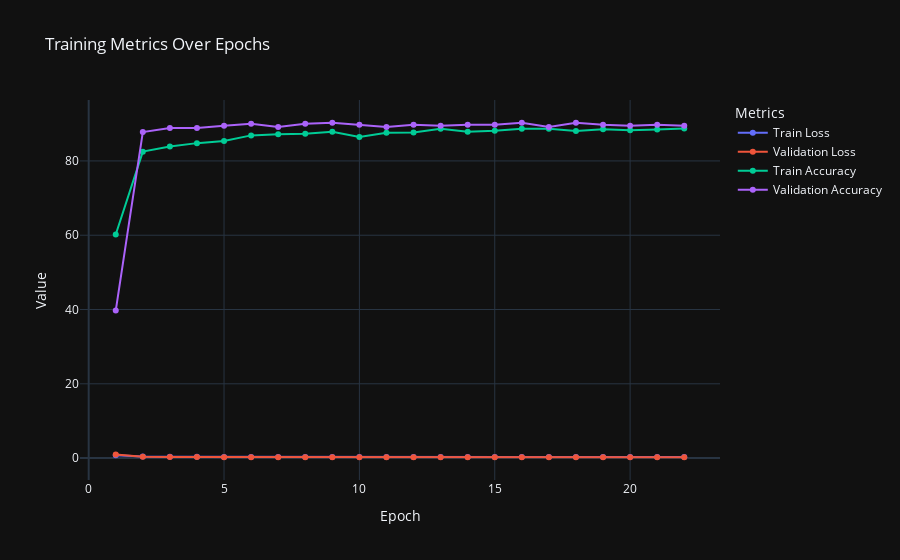

The notebook cell saved with this chart:
### Code cell
# Training setup
num_epochs = 100
best_val_loss = float('inf')
patience = 7
trigger_times = 0

# Lists to store metrics for plotting
train_losses = []
val_losses = []
train_accuracies = []
val_accuracies = []

for epoch in range(num_epochs):
    # Training phase
    model.train()
    train_loss = 0.0
    train_correct = 0
    train_total = 0
    
    for batch_data, batch_labels in train_loader:
        # Zero the gradients
        optimizer.zero_grad()
        
        # Forward pass
        outputs = model(batch_data)
        loss = criterion(outputs, batch_labels)
        
        # Backward pass and optimize
        loss.backward()
        # Gradient clipping to prevent exploding gradients
        torch.nn.utils.clip_grad_norm_(model.parameters(), max_norm=1.0)
        optimizer.step()
        
        # Calculate training metrics
        train_loss += loss.item()
        _, predicted = torch.max(outputs.data, 1)
        train_total += batch_labels.size(0)
        train_correct += (predicted == batch_labels).sum().item()

    # Validation phase
    model.eval()
    val_loss = 0.0
    val_correct = 0
    val_total = 0
    
    with torch.no_grad():
        for val_data, val_labels in val_loader:
            # Forward pass
            val_outputs = model(val_data)
            val_loss += criterion(val_outputs, val_labels).item()
            
            # Calculate validation metrics
            _, predicted = torch.max(val_outputs.data, 1)
            val_total += val_labels.size(0)
            val_correct += (predicted == val_labels).sum().item()

    # Calculate epoch metrics
    epoch_train_loss = train_loss / len(train_loader)
    epoch_val_loss = val_loss / len(val_loader)
    epoch_train_acc = 100 * train_correct / train_total
    epoch_val_acc = 100 * val_correct / val_total
    
    # Store metrics for plotting
    train_losses.append(epoch_train_loss)
    val_losses.append(epoch_val_loss)
    train_accuracies.append(epoch_train_acc)
    val_accuracies.append(epoch_val_acc)
    
    # Update learning rate scheduler
    scheduler.step(epoch_val_loss)
    
    # Print epoch results
    print(f"Epoch [{epoch+1}/{num_epochs}]")
    print(f"Train Loss: {epoch_train_loss:.4f}, Train Acc: {epoch_train_acc:.2f}%")
    print(f"Val Loss: {epoch_val_loss:.4f}, Val Acc: {epoch_val_acc:.2f}%")
    print("-" * 50)

    # Early stopping check
    if epoch_val_loss < best_val_loss:
        best_val_loss = epoch_val_loss
        trigger_times = 0
        # Save the best model
        torch.save({
            'epoch': epoch,
            'model_state_dict': model.state_dict(),
            'optimizer_state_dict': optimizer.state_dict(),
            'train_loss': epoch_train_loss,
            'val_loss': epoch_val_loss,
        }, 'best_model.pth')
    else:
        trigger_times += 1
        if trigger_times >= patience:
            print("Early stopping triggered!")
            break

# Plot the training metrics
fig = go.Figure()

# Add training loss
fig.add_trace(go.Scatter(
    x=list(range(1, len(train_losses) + 1)),
    y=train_losses,
    mode='lines+markers',
    name='Train Loss'
))

# Add validation loss
fig.add_trace(go.Scatter(
    x=list(range(1, len(val_losses) + 1)),
    y=val_losses,
    mode='lines+markers',
    name='Validation Loss'
))

# Add training accuracy
fig.add_trace(go.Scatter(
    x=list(range(1, len(train_accuracies) + 1)),
    y=train_accuracies,
    mode='lines+markers',
    name='Train Accuracy'
))

# Add validation accuracy
fig.add_trace(go.Scatter(
    x=list(range(1, len(val_accuracies) + 1)),
    y=val_accuracies,
    mode='lines+markers',
    name='Validation Accuracy'
))

# Customize the layout
fig.update_layout(
    title='Training Metrics Over Epochs',
    xaxis_title='Epoch',
    yaxis_title='Value',
    legend_title='Metrics',
    template='plotly_dark'
)

# Show the plot
fig.show()

# Load the best model and evaluate on test set
best_model = BiLSTMClassifier(
    input_size=12,
    hidden_size=128,
    num_layers=3,
    output_size=3,
    dropout_rate=0.3
)

checkpoint = torch.load('best_model.pth')
best_model.load_state_dict(checkpoint['model_state_dict'])
best_model.eval()

# Evaluate on test set
test_correct = 0
test_total = 0
all_predictions = []
all_labels = []

with torch.no_grad():
    for test_data, test_labels in val_loader:
        outputs = best_model(test_data)
        _, predicted = torch.max(outputs.data, 1)
        test_total += test_labels.size(0)
        test_correct += (predicted == test_labels).sum().item()
        
        all_predictions.extend(predicted.numpy())
        all_labels.extend(test_labels.numpy())

# Print final test accuracy and classification report
test_accuracy = 100 * test_correct / test_total
print(f"\nFinal Test Accuracy: {test_accuracy:.2f}%")
print("\nClassification Report:")
print(classification_report(all_labels, all_predictions))

### Figure 1 — Plotly figure (JSON) as saved in the notebook; plotly's stock layout.template omitted (floating-point values rounded to 4 significant figures)
{"data": [{"mode": "lines+markers", "name": "Train Loss", "type": "scatter", "x": [1, 2, 3, 4, 5, 6, 7, 8, 9, 10, 11, 12, 13, 14, 15, 16, 17, 18, 19, 20, 21, 22], "y": [0.7942, 0.4143, 0.3665, 0.3441, 0.3286, 0.3141, 0.2938, 0.2978, 0.282, 0.2918, 0.2866, 0.2862, 0.2799, 0.2792, 0.2723, 0.2715, 0.266, 0.2885, 0.2777, 0.2712, 0.273, 0.273]}, {"mode": "lines+markers", "name": "Validation Loss", "type": "scatter", "x": [1, 2, 3, 4, 5, 6, 7, 8, 9, 10, 11, 12, 13, 14, 15, 16, 17, 18, 19, 20, 21, 22], "y": [0.9711, 0.3508, 0.2838, 0.273, 0.255, 0.2438, 0.2409, 0.2408, 0.2375, 0.2378, 0.2426, 0.2347, 0.2356, 0.2302, 0.229, 0.2308, 0.232, 0.2347, 0.2439, 0.2365, 0.232, 0.2333]}, {"mode": "lines+markers", "name": "Train Accuracy", "type": "scatter", "x": [1, 2, 3, 4, 5, 6, 7, 8, 9, 10, 11, 12, 13, 14, 15, 16, 17, 18, 19, 20, 21, 22], "y": [60.21, 82.5, 83.89, 84.79, 85.35, 86.88, 87.15, 87.29, 87.85, 86.46, 87.57, 87.64, 88.68, 87.85, 88.12, 88.68, 88.68, 88.06, 88.54, 88.26, 88.47, 88.75]}, {"mode": "lines+markers", "name": "Validation Accuracy", "type": "scatter", "x": [1, 2, 3, 4, 5, 6, 7, 8, 9, 10, 11, 12, 13, 14, 15, 16, 17, 18, 19, 20, 21, 22], "y": [39.72, 87.78, 88.89, 88.89, 89.44, 90, 89.17, 90, 90.28, 89.72, 89.17, 89.72, 89.44, 89.72, 89.72, 90.28, 89.17, 90.28, 89.72, 89.44, 89.72, 89.44]}], "layout": {"legend": {"title": {"text": "Metrics"}}, "title": {"text": "Training Metrics Over Epochs"}, "xaxis": {"title": {"text": "Epoch"}}, "yaxis": {"title": {"text": "Value"}}}}
